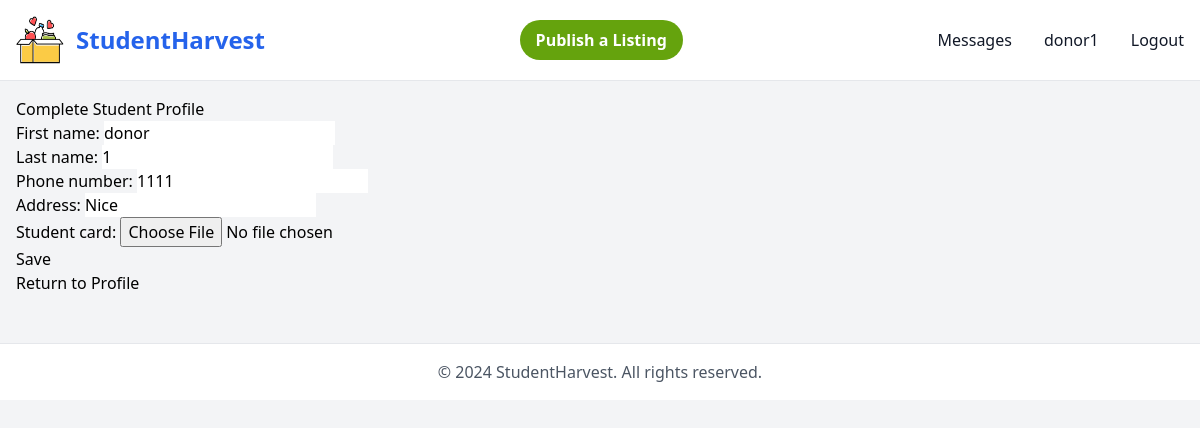
/users/profile/student/ (signed in), run on the app's committed database.
### users/models.py (models this page shows, shortened)
class User(AbstractUser):
    USER_ROLE_CHOICES = (
        ('student', 'Student'),
        ('donor', 'Donor'),
    )
    role = models.CharField('User Role', max_length=10, choices=USER_ROLE_CHOICES, default='student')
    phone_number = models.CharField(max_length=15, blank=True, null=True)
    address = models.CharField(max_length=255, blank=True, null=True)
    student_card = models.ImageField(upload_to='student_cards/', blank=True, null=True)

### users/views.py (the view)
# urls.py: path('profile/student/', views.complete_profile_student, name = 'complete_profile_student'),
@login_required
def complete_profile_student(request):
    if request.method == 'POST':
        form = StudentProfileForm(request.POST, request.FILES, instance=request.user)
        if form.is_valid():
            form.save()
            return redirect('profile')
    else:
        form = StudentProfileForm(instance=request.user)
    return render(request, 'users/complete_profile_student.html', {'form': form})

### users/forms.py
class StudentProfileForm(ProfileForm):
    class Meta(ProfileForm.Meta):
        fields = ProfileForm.Meta.fields + ['student_card']

### templates/users/complete_profile_student.html (shortened to what this page needs)
{% extends "base.html" %}
{% block content %}
    <h2>Complete Student Profile</h2>
    <form method="post" enctype="multipart/form-data">
        {{ form.as_p }}
        <button type="submit">Save</button>
    </form>
    <p><a href="{% url 'profile' %}">Return to Profile</a></p>
{% endblock %}

### templates/base.html (shortened to what this page needs)
{% load static %}
<!DOCTYPE html>
<html lang="en">
<head>
    <script src="https://cdn.tailwindcss.com"></script>
</head>
<body class="bg-gray-100">
    <header>
        <nav class="bg-white border-b border-gray-200 dark:bg-gray-900">
            <div class="max-w-screen-xl flex items-center justify-between mx-auto p-4">
                <a href="/" class="flex items-center space-x-3 rtl:space-x-reverse">
                    <img src="{% static 'icons/icon.jpeg' %}" class="h-12 w-12" alt="StudentHarvest Icon" />
                    <span class="self-center text-2xl font-semibold whitespace-nowrap text-blue-600">StudentHarvest</span>
                </a>
                <div class="flex items-center justify-center flex-grow md:flex-grow-0">
                    {% if user.is_authenticated %}
                        {% if user.role == 'donor' %}
                            <a href="{% url 'create_listing' %}" class="bg-lime-600 hover:bg-lime-700 text-white font-bold py-2 px-4 rounded-full">
                                Publish a Listing
                            </a>
                        {% endif %}
                    {% else %}
                        <a href="{% url 'login' %}" class="bg-lime-600 hover:bg-lime-700 text-white font-bold py-2 px-4 rounded-full">
                            Publish a Listing
                        </a>
                    {% endif %}
                </div>
                    <div class="hidden w-full md:block md:w-auto" id="navbar-default">
                        <ul class="font-medium flex flex-col p-4 md:p-0 mt-4 border border-gray-100 rounded-lg bg-gray-50 md:flex-row md:space-x-8 rtl:space-x-reverse md:mt-0 md:border-0 md:bg-white dark:bg-gray-800 md:dark:bg-gray-900 dark:border-gray-700">
                    {% if user.is_authenticated %}
                        {% if user.role == 'student' or user.role == 'donor' %}
                            <a href="#" class="block py-2 px-3 text-gray-900 rounded hover:bg-gray-100 md:hover:bg-transparent md:border-0 md:hover:text-blue-700 md:p-0 dark:text-white md:dark:hover:text-blue-500 dark:hover:bg-gray-700 dark:hover:text-white md:dark:hover:bg-transparent">Messages</a>
                        {% endif %}
                    {% endif %}
                    {% if user.is_authenticated %}
                        <a href="{% url 'profile' %}" class="block py-2 px-3 text-gray-900 rounded hover:bg-gray-100 md:hover:bg-transparent md:border-0 md:hover:text-blue-700 md:p-0 dark:text-white md:dark:hover:text-blue-500 dark:hover:bg-gray-700 dark:hover:text-white md:dark:hover:bg-transparent">{{ user.username }}</a>
                        <form action="{% url 'logout' %}" method="post" class="inline">
                            <button type="submit" class="block py-2 px-3 text-gray-900 rounded hover:bg-gray-100 md:hover:bg-transparent md:border-0 md:hover:text-blue-700 md:p-0 dark:text-white md:dark:hover:text-blue-500 dark:hover:bg-gray-700 dark:hover:text-white md:dark:hover:bg-transparent">Logout</button>
                        </form>
                    {% endif %}
                        </ul>
                </div>
            </div>
        </nav>
    </header>
    <main class="max-w-screen-xl mx-auto p-4">
        {% block content %}
        {% endblock %}
    </main>
    <footer class="bg-white border-t border-gray-200 dark:bg-gray-900 mt-8">
        <div class="max-w-screen-xl mx-auto p-4 text-center text-gray-600 dark:text-gray-400">
            <p>&copy; 2024 StudentHarvest. All rights reserved.</p>
        </div>
    </footer>
</body>
</html>

### data on the page
User: username "donor1", first_name "donor", last_name "1", phone_number "1111", address "Nice"
